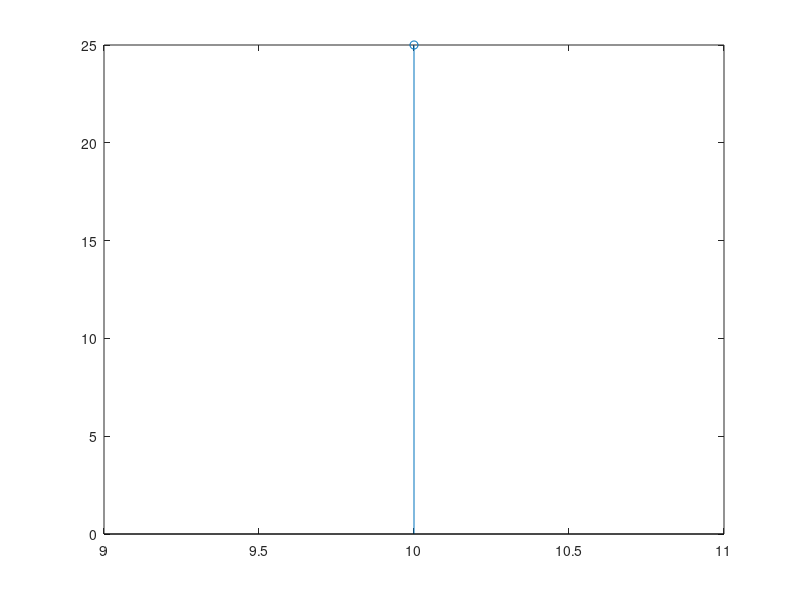

This figure's MATLAB source:
x = input('Enter x: ');
xs = input('Enter samples: '); 
th = input('Enter h: '); 
hs = input('Enter samples: ');
h=fliplr(th);
xl=xs(1)+hs(1);
Ni = length(x); 
Nh = length(h);
xh=xs(Ni)+hs(Nh); 
y = zeros(1,Ni+Nh-1); 
t = zeros(1,Nh); 
for i = 1:Ni+Nh-1 
  if i<=Ni 
    t(1)= x(i); 
    for j = 1:Nh 
      y(i) = y(i) + h(j)*t(j); 
    end 

    for k = Nh:-1:2 
        t(k) = t(k-1); 
    end 

  else 
    t(1)= 0; 
    for j = 1:Nh 
      y(i) = y(i) + (h(j)*t(j)); 
    end 

    for k = Nh:-1:2 
      t(k) = t(k-1); 
    end 
  end 
end
n=xl:xh;
stem(n,y);